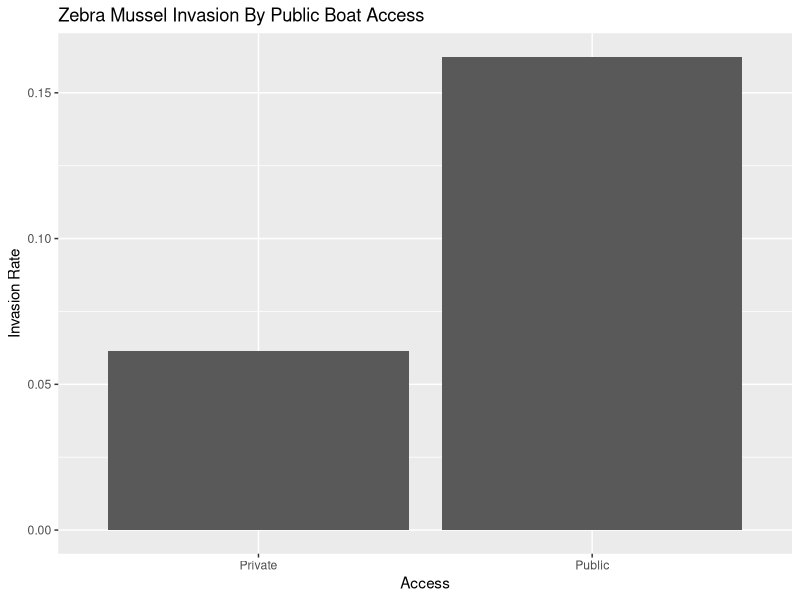
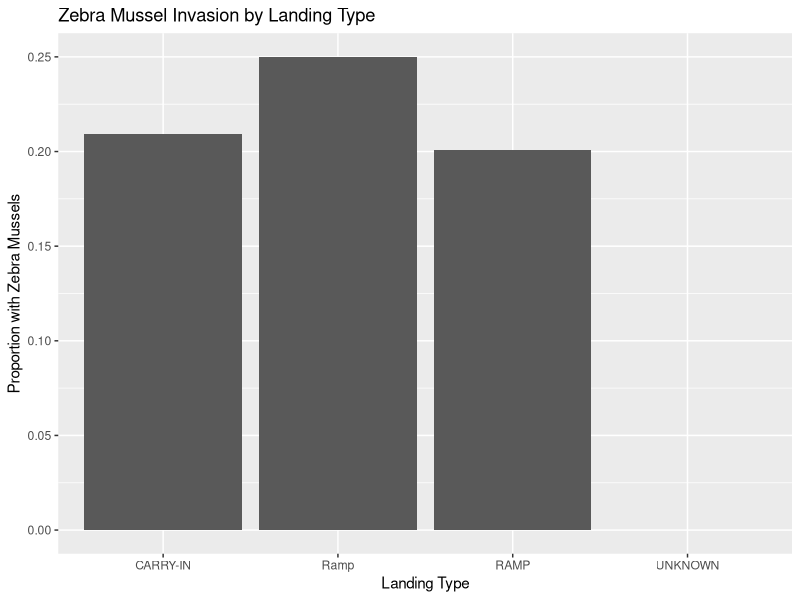
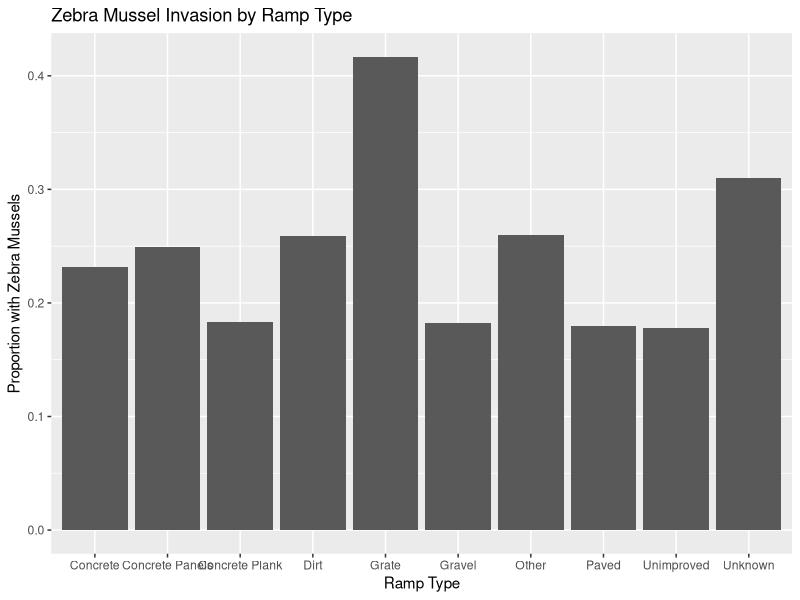

The R source for these figures, in order:
## ---- chunk 1
library(tidyverse)
library(readxl)
library(dplyr)
## ---- chunk 2
Boat_Access<-read_csv("Data/Public_Boat_Access_Sites.csv")
AIS<-read_csv("Data/WatersWithAIS (1).csv")
Boat_Access
AIS
## ---- chunk 3
Boat_Access<- Boat_Access |>
  rename(Waterbody_Name= WATERBODY_NAME_TEXT)
## ---- chunk 4
Boat_Access$lake_name <- toupper(Boat_Access$Waterbody_Name)
AIS$lake_name <- toupper(AIS$`Waterbody Name`)

AIS <- AIS |>
  mutate(zebra_present = as.integer(str_detect(`Invasive Species`, "Zebra Mussel")) )

## ---- chunk 5
lake_data <- AIS |>
  left_join(Boat_Access, by = "lake_name", relationship = "many-to-many")
## ---- chunk 6
lake_data<- lake_data |> select(`Waterbody Name`, LANDING_TYPE_CODE, RAMP_TYPE_CODE, zebra_present)
lake_data
## ---- chunk 7
boat_summary <- Boat_Access |>
  group_by(lake_name) |>
  summarize(
    has_public_access = 1,  
    any_ramp = as.integer(any(!is.na(RAMP_TYPE_CODE))),
    any_landing = as.integer(any(!is.na(LANDING_TYPE_CODE)))
  )
boat_summary
## ---- chunk 8
lake_data <- AIS |>
  left_join(boat_summary, by = "lake_name")
lake_data <- lake_data
## ---- chunk 9
lake_data <- lake_data |>
  mutate(
    has_public_access = replace_na(has_public_access, 0),
    any_ramp = replace_na(any_ramp, 0),
    any_landing = replace_na(any_landing, 0)
  )
lake_data <- lake_data |>
  select(lake_name, zebra_present, has_public_access, any_ramp, any_landing)
lake_data
## ---- chunk 10
Invasion_rate_col<- lake_data |>
  group_by(has_public_access) |>
  summarise(invasion_rate = mean(zebra_present, na.rm = TRUE)) |>
  mutate(access = ifelse(has_public_access == 1, "Public", "Private"))|>
  ggplot(aes(x=access, y = invasion_rate)) +
  geom_col() + 
  labs(
    x = "Access", 
    y = "Invasion Rate",
    title = "Zebra Mussel Invasion By Public Boat Access"
  )
Invasion_rate_col
## ---- chunk 11
landing_type_data<- Boat_Access |>
  select(lake_name, LANDING_TYPE_CODE, RAMP_TYPE_CODE) |>
  distinct()
landing_type_data <- landing_type_data |>
  left_join(
    AIS |> select(lake_name, zebra_present),
    by = "lake_name")
landing_type_data
## ---- chunk 12
landing_graph<- landing_type_data |>
  filter(!is.na(LANDING_TYPE_CODE)) |>
  group_by(LANDING_TYPE_CODE) |>
  summarise(
    invasion_rate = mean(zebra_present, na.rm = TRUE),
    n_lakes = n_distinct(lake_name)
  ) 
landing_graph<-landing_graph |>
  ggplot(aes(x = LANDING_TYPE_CODE, y = invasion_rate)) +
  geom_col() + labs( x = "Landing Type",
    y = "Proportion with Zebra Mussels",
    title = "Zebra Mussel Invasion by Landing Type"
  )
landing_graph
## ---- chunk 13
ramp_graph <- landing_type_data |>
  filter(!is.na(RAMP_TYPE_CODE)) |>
  group_by(RAMP_TYPE_CODE) |>
  summarise(
    invasion_rate = mean(zebra_present, na.rm = TRUE),
    n_lakes = n_distinct(lake_name)) 

ramp_graph<-ramp_graph |>
  ggplot(aes(x = RAMP_TYPE_CODE, y = invasion_rate)) +
  geom_col() + labs( x = "Ramp Type",
    y = "Proportion with Zebra Mussels",
    title = "Zebra Mussel Invasion by Ramp Type"
  )
ramp_graph
